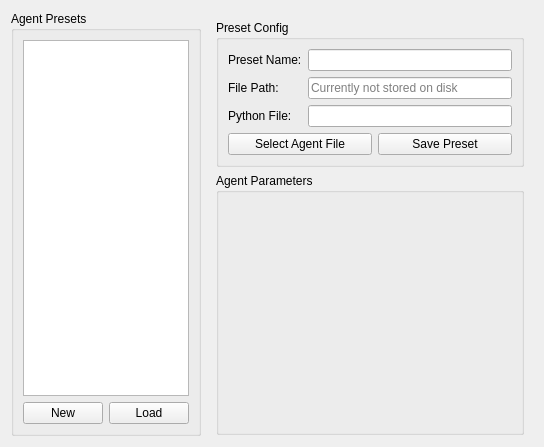
<?xml version="1.0" encoding="UTF-8"?>
<ui version="4.0">
 <class>AgentPresetCustomiser</class>
 <widget class="QWidget" name="AgentPresetCustomiser">
  <property name="geometry">
   <rect>
    <x>0</x>
    <y>0</y>
    <width>544</width>
    <height>447</height>
   </rect>
  </property>
  <property name="windowTitle">
   <string>Agent Preset Customiser</string>
  </property>
  <layout class="QHBoxLayout" name="horizontalLayout" stretch="1,2">
   <item>
    <widget class="QGroupBox" name="groupBox_3">
     <property name="title">
      <string>Agent Presets</string>
     </property>
     <layout class="QVBoxLayout" name="verticalLayout">
      <item>
       <widget class="QListWidget" name="presets_listwidget">
        <property name="sizePolicy">
         <sizepolicy hsizetype="Preferred" vsizetype="Expanding">
          <horstretch>0</horstretch>
          <verstretch>0</verstretch>
         </sizepolicy>
        </property>
        <property name="minimumSize">
         <size>
          <width>150</width>
          <height>0</height>
         </size>
        </property>
       </widget>
      </item>
      <item>
       <layout class="QHBoxLayout" name="horizontalLayout_2">
        <item>
         <widget class="QPushButton" name="preset_new_pushbutton">
          <property name="text">
           <string>New</string>
          </property>
         </widget>
        </item>
        <item>
         <widget class="QPushButton" name="preset_load_pushbutton">
          <property name="text">
           <string>Load</string>
          </property>
         </widget>
        </item>
       </layout>
      </item>
     </layout>
    </widget>
   </item>
   <item>
    <widget class="QFrame" name="right_frame">
     <layout class="QVBoxLayout" name="verticalLayout_4" stretch="0,1">
      <property name="bottomMargin">
       <number>1</number>
      </property>
      <item>
       <widget class="QGroupBox" name="preset_config_groupbox">
        <property name="sizePolicy">
         <sizepolicy hsizetype="Preferred" vsizetype="Preferred">
          <horstretch>0</horstretch>
          <verstretch>0</verstretch>
         </sizepolicy>
        </property>
        <property name="title">
         <string>Preset Config</string>
        </property>
        <layout class="QGridLayout" name="gridLayout_2">
         <item row="0" column="0">
          <widget class="QLabel" name="label_2">
           <property name="text">
            <string>Preset Name:</string>
           </property>
          </widget>
         </item>
         <item row="6" column="1" colspan="3">
          <widget class="QLineEdit" name="preset_python_file_lineedit">
           <property name="readOnly">
            <bool>true</bool>
           </property>
           <property name="clearButtonEnabled">
            <bool>false</bool>
           </property>
          </widget>
         </item>
         <item row="6" column="0">
          <widget class="QLabel" name="label">
           <property name="text">
            <string>Python File:</string>
           </property>
          </widget>
         </item>
         <item row="0" column="1" colspan="3">
          <widget class="QLineEdit" name="preset_name_lineedit"/>
         </item>
         <item row="3" column="1" colspan="3">
          <widget class="QLineEdit" name="preset_path_lineedit">
           <property name="readOnly">
            <bool>true</bool>
           </property>
           <property name="placeholderText">
            <string>Currently not stored on disk</string>
           </property>
          </widget>
         </item>
         <item row="3" column="0">
          <widget class="QLabel" name="label_17">
           <property name="text">
            <string>File Path:</string>
           </property>
          </widget>
         </item>
         <item row="8" column="0" colspan="2">
          <widget class="QPushButton" name="python_file_select_button">
           <property name="text">
            <string>Select Agent File</string>
           </property>
          </widget>
         </item>
         <item row="8" column="2" colspan="2">
          <widget class="QPushButton" name="preset_save_pushbutton">
           <property name="text">
            <string>Save Preset</string>
           </property>
          </widget>
         </item>
        </layout>
       </widget>
      </item>
      <item>
       <widget class="QGroupBox" name="agent_parameters_groupbox">
        <property name="title">
         <string>Agent Parameters</string>
        </property>
       </widget>
      </item>
     </layout>
    </widget>
   </item>
  </layout>
 </widget>
 <resources/>
 <connections/>
</ui>
